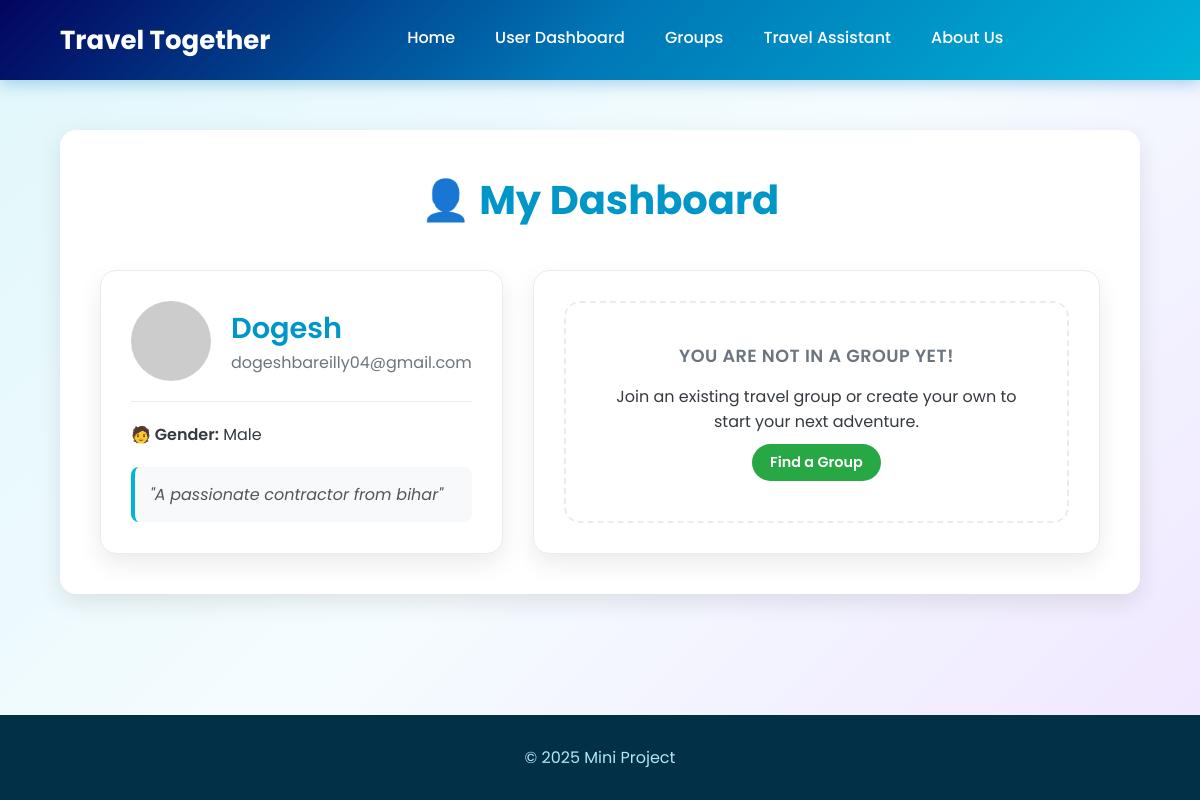
The app's page /user (signed in) with its own data.
### tables this page shows
CREATE TABLE Users (
        userid TEXT PRIMARY KEY,
        username TEXT UNIQUE NOT NULL,
        password TEXT NOT NULL,
        email TEXT UNIQUE NOT NULL,
        phone_no TEXT UNIQUE,
        gender TEXT CHECK(gender IN ('Male', 'Female', 'Other')),
        marital_status TEXT CHECK(marital_status IN ('Single', 'Married', 'Divorced', 'Widowed')),
        bio TEXT,
        created_at TEXT DEFAULT CURRENT_TIMESTAMP
    );

### app.py (the view)
@app.route('/user')
def user():
    conn, user_data = validate_user_session()
    if not user_data:
        return redirect("/auth")
    user_groups = database.get_user_groups(user_data['userid'])
    conn.close()
    return render_template("user.html", user=user_data, groups=user_groups)

### app.py (called while the page is built)
def validate_user_session():
    username = session.get("username")
    if not username:
        return None, None  # No user in session
    conn = database.get_db_connection()
    user = conn.execute("SELECT * FROM Users WHERE username=?", (username,)).fetchone()
    if not user:
        session.pop("username", None)
        flash("Your session was invalid. Please log in again.", "warning")
        conn.close()
        return None, None
    return conn, user

### database.py (called while the page is built)
def get_db_connection():
    conn = sqlite3.connect('travel_together.db')
    conn.row_factory = sqlite3.Row
    conn.execute("PRAGMA foreign_keys = ON;")
    return conn

def get_user_groups(user_id):
    conn = get_db_connection()
    groups = conn.execute("""
        SELECT g.*, d.destination_name, gm.role
        FROM Groups g
        JOIN GroupMembers gm ON g.group_id = gm.group_id
        LEFT JOIN Destinations d ON g.destination_id = d.destination_id
        WHERE gm.user_id = ?
    """, (user_id,)).fetchall()
    conn.close()
    return groups

### templates/user.html (shortened to what this page needs)
<!DOCTYPE html>
<html lang="en">
<head>
    <link rel="stylesheet" href="/static/style.css">
</head>
<body>
    <header class="navbar">
        <div class="logo">
            <p>Travel Together</p>
        </div>
        <nav class="nav-links" id="nav-links">
            <a href="/home">Home</a>
            <a href="/user">User Dashboard</a>
            <a href="/groups">Groups</a>
            <a href="/travel">Travel Assistant</a>
            <a href="/about">About Us</a>
        </nav>
    </header>
    <main>
        <div class="dashboard-container">
            <h2>👤 My Dashboard</h2>
            <div class="dashboard-grid">
                <div class="dashboard-card user-profile-card">
                    <div class="profile-header">
                        <img src="https://placehold.co/80x80/00b4d8/FFFFFF?text={{ user['username'][0]|upper }}" alt="User Avatar" class="profile-avatar">
                        <div class="profile-info">
                            <strong>{{ user['username'] }}</strong>
                            <span>{{ user['email'] }}</span>
                        </div>
                    </div>
                    <div class="profile-details">
                        {% if user['gender'] %}<span><strong>🧑 Gender:</strong> {{ user['gender'] }}</span>{% endif %}
                    </div>
                    {% if user['bio'] %}<p class="profile-bio">"{{ user['bio'] }}"</p>{% endif %}
                </div>
                <div class="dashboard-card current-group-card">
                    {% if group %}
                        <h3>📌 My Current Group</h3>
                        <h4>{{ group['group_name'] }}</h4>
                        <p><strong>📍 Destination:</strong> {{ group['destination_name'] or 'Not Set' }}</p>
                        <p class="group-description">{{ group['group_description'] or "No description provided." }}</p>
                        <hr>
                        <h5>👥 Group Members ({{ group['member_count'] }})</h5>
                        <ul class="group-members-list">
                            {% for member in members %}
                                <li class="member-item">
                                    <img src="https://placehold.co/40x40/ade8f4/333333?text={{ member['username'][0]|upper }}" alt="Member Avatar">
                                    <div class="member-info">
                                        <strong>{{ member['username'] }}</strong>
                                        <span>{{ member['role'] }}</span>
                                    </div>
                                </li>
                            {% endfor %}
                        </ul>
                        <a href="/groups/leave" class="btn delete-btn" style="margin-top: 20px;">🚪 Leave Group</a>
                    {% else %}
                        <div class="no-group-info">
                            <h3>You are not in a group yet!</h3>
                            <p>Join an existing travel group or create your own to start your next adventure.</p>
                            <a href="/groups" class="btn join-btn" style="margin-top: 10px;">Find a Group</a>
                        </div>
                    {% endif %}
                </div>
            </div>
        </div>
    </main>
    <footer>
        <p>© 2025 Mini Project</p>
    </footer>
</body>
</html>

### static/style.css (style rules this page uses)
:root { --primary-color: #0096c7; --secondary-color: #00b4d8; --accent-color: #ff8c42; --background-color: #f8f9fa; --text-color: #343a40; --card-bg: #ffffff; --light-gray: #e9ecef; --border-radius: 16px; --shadow: 0 8px 25px rgba(0, 0, 0, 0.1); }
* { margin: 0; padding: 0; box-sizing: border-box; font-family: 'Poppins', sans-serif; }
body { display: flex; flex-direction: column; min-height: 100vh; color: var(--text-color); background-color: #e9f5f9; background-image: linear-gradient(135deg, #e0f7fa 0%, #f5fcff 50%, #f0e6ff 100%); background-attachment: fixed; background-size: cover; }
main { flex-grow: 1; }
.navbar { display: flex; justify-content: space-between; align-items: center; width: 100%; padding: 0 5%; height: 80px; background: linear-gradient(135deg, #03045e, #0077b6, #00b4d8); color: white; box-shadow: 0 4px 15px rgba(0, 119, 182, 0.3); position: relative; z-index: 100; }
.logo { font-size: 26px; font-weight: 700; }
.nav-links { display: flex; gap: 40px; align-items: center; }
.nav-links a { color: white; text-decoration: none; font-size: 16px; font-weight: 500; padding-bottom: 5px; position: relative; transition: color 0.3s; }
.nav-links a::after { content: ''; position: absolute; bottom: 0; left: 0; width: 0; height: 2px; background-color: var(--accent-color); transition: width 0.3s ease-out; }
.btn { display: inline-flex; align-items: center; gap: 8px; padding: 8px 18px; border-radius: 50px; font-weight: 600; font-size: 0.9rem; text-decoration: none; border: none; cursor: pointer; transition: all 0.3s ease; }
.join-btn { background: #28a745; color: white; }
.groups-container, .dashboard-container { width: 90%; max-width: 1200px; margin: 50px auto; padding: 40px; background: var(--card-bg); box-shadow: var(--shadow); border-radius: var(--border-radius); }
.groups-container h2, .dashboard-container h2 { margin-bottom: 40px; color: var(--primary-color); text-align: center; font-size: 2.5rem; }
.dashboard-card { background: var(--card-bg); border-radius: var(--border-radius); padding: 30px; box-shadow: 0 10px 25px rgba(0,0,0,0.08); border: 1px solid var(--light-gray); height: 100%; }
.no-group-info { text-align: center; padding: 40px; border: 2px dashed var(--light-gray); border-radius: var(--border-radius); }
.no-group-info h3 { font-size: 1.5rem; color: var(--primary-color); }
.dashboard-grid { display: grid; grid-template-columns: 1fr 1.5fr; gap: 30px; align-items: flex-start; }
.user-profile-card .profile-header { display: flex; align-items: center; gap: 20px; padding-bottom: 20px; margin-bottom: 20px; border-bottom: 1px solid var(--light-gray); }
.profile-avatar { width: 80px; height: 80px; border-radius: 50%; object-fit: cover; }
.profile-info strong { font-size: 1.8rem; font-weight: 600; color: var(--primary-color); display: block; }
.profile-info span { color: #6c757d; font-size: 1rem; }
.profile-details span { display: block; margin-bottom: 12px; font-size: 1rem; }
.profile-details span strong { font-weight: 600; color: var(--text-color); }
.profile-bio { margin-top: 20px; font-style: italic; color: #555; background-color: #f8f9fa; padding: 15px; border-radius: 8px; border-left: 4px solid var(--secondary-color); }
.current-group-card h3 { font-size: 1.1rem; font-weight: 600; text-transform: uppercase; color: #6c757d; letter-spacing: 0.5px; margin-bottom: 15px; }
footer { background-color: #023047; color: #ade8f4; text-align: center; padding: 30px; margin-top: auto; }

### records on screen
Users: username "Dogesh", email "dogeshbareilly04@gmail.com", gender "Male", bio "A passionate contractor from bihar"
